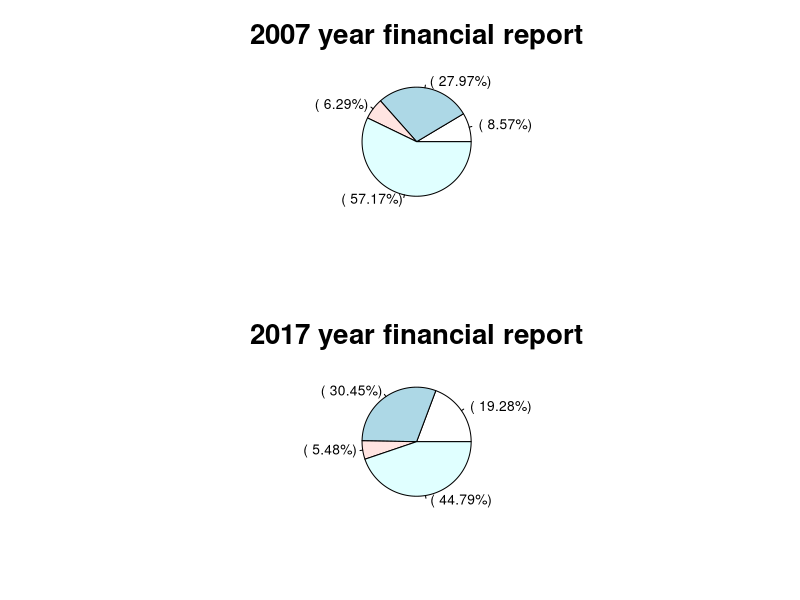

Recreate this plot in R.
#import libraries
library(Cairo)
#function to create captions with percentages for a pie chart
#input values: values for a given year, tax names
finance_table_labels <- function(csv_meaning, csv_labels) {
  #get percentage values
  per_parts <- round(((csv_meaning / sum(csv_meaning)) * 100), 2)
  #creating a record with interest
  labels_table <- csv_labels
  labels_table <- paste(labels_table, '(', per_parts)
  labels_table <- paste(labels_table, '%)', sep = '')
  #return value
  return(labels_table)
}

# FIRST STEP 

#read csv file with a finance data in Russia in 2007 and 2017 years
finance_data_2007_2017 <- read.csv2('data_ex-07.csv')

# SECOND STEP

#create a plot with dimensions 1000x1000
CairoPNG('plot-ex07.png', 1000, 1000)
#create a plot layout with matrix
layout(matrix(c(1, 1, 
               2, 2),
            2, 2, byrow = TRUE))
#create a pie chart for 2007 financial statements
pie(finance_data_2007_2017$year_2007, labels = finance_table_labels(finance_data_2007_2017$year_2007, finance_data_2007_2017$п.їtax), main = '2007 year financial report', cex.main = 2)
#create a pie chart for 2017 financial statements
pie(finance_data_2007_2017$year_2017, labels = finance_table_labels(finance_data_2007_2017$year_2017, finance_data_2007_2017$п.їtax), main = '2017 year financial report', cex.main = 2)
#close this plot editing
dev.off(which = dev.cur())
